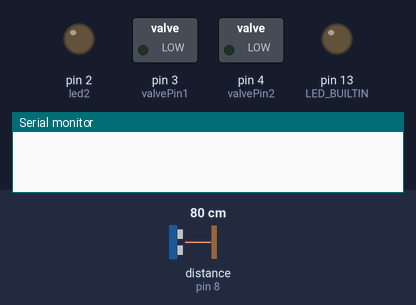
A sketch run on a simulated Arduino Uno, built with avr-gcc and run on an emulated ATmega328P. Parts: switched loads named in the sketch (green lamp = pin HIGH), output pins drawn as LEDs (lit = HIGH), the last lines printed to the serial monitor. Wiring (inferred from the names in the program): ultrasonic range finder: trigger pin 7; echo pin 8. The test bench sets the inputs (shaded band); at power-on: distance to the obstacle (sensor on pin 8) 80 cm. The echo pulse lasts 58.3 µs per cm; pins used as bus, display or sensor lines are not drawn.

Above: at 0.1 s.
At 3.2 s:
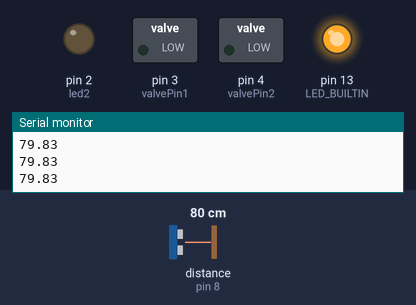
3.3 s: distance to the obstacle (sensor on pin 8) set to 2 cm
At 3.9 s:
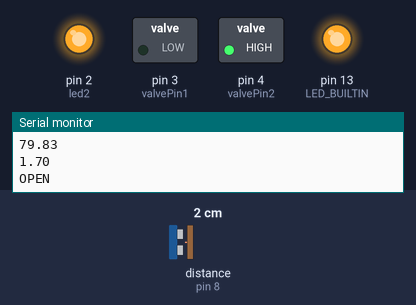
Timing chart, 0 to 6.3 s (numbered marks = the images above; inputs shaded):
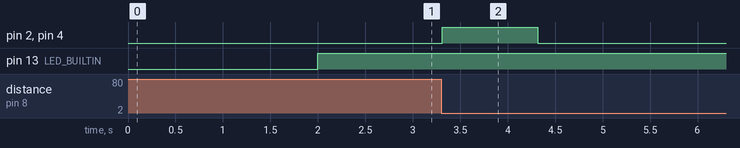

The sketch:

SingleActivate.ino
```cpp
#define trigPin 7
#define echoPin 8
#define led2 2
#define valvePin1 3
#define valvePin2 4

float duration, cm;
int counter = 0;
bool flag = false;

void setup() {
  // put your setup code here, to run once:
  Serial.begin(9600);
  pinMode(LED_BUILTIN, OUTPUT);
  pinMode(trigPin, OUTPUT);
  pinMode(echoPin, INPUT);
  pinMode(led2, OUTPUT);
  pinMode(valvePin1, OUTPUT);
  pinMode(valvePin2, OUTPUT);
  delay(2000);
  flag = true;
}

void loop() {
  // put your main code here, to run repeatedly:
  digitalWrite(LED_BUILTIN, HIGH);
  digitalWrite(trigPin,LOW);
  delayMicroseconds(5);
  digitalWrite(trigPin, HIGH);
  delayMicroseconds(10);
  digitalWrite(trigPin, LOW);

  duration = pulseIn(echoPin, HIGH);
  cm = (duration/2)/29.1;

  Serial.println(cm);

  if(cm <= 7){
    if(flag == true){
      digitalWrite(led2, HIGH);
      digitalWrite(valvePin2, HIGH);
      digitalWrite(valvePin1, LOW);
      Serial.println("OPEN");
      delay(1000);
      digitalWrite(valvePin2, LOW);
      digitalWrite(valvePin1, LOW);
      digitalWrite(led2, LOW);
      Serial.println("CLOSED");
      Serial.println("TAKE OUT YOUR HAND");
      flag = false;
      delay(500);
      }
    else{
      digitalWrite(valvePin2, LOW);
      digitalWrite(valvePin1, LOW);
      }

  }
  else if(cm > 25){
    flag = true;
  }

}
```

Measured:
- after the input at 3.3 s, pin 2 (led2), pin 4 (valvePin2): LOW → HIGH at once, → LOW 1.0 s later
